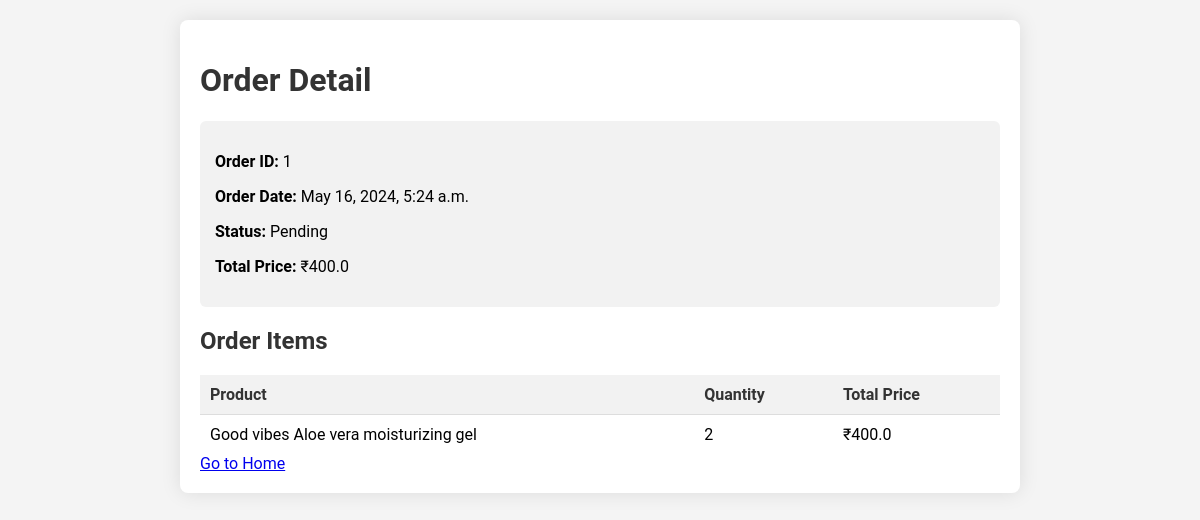
The app's page /order_detail/1/ (signed in) with its own data.
### beautystore_app/models.py (models this page shows, shortened)
class Order(models.Model):
    STATUS_CHOICES = [
        ('Pending', 'Pending'),
        ('Placed', 'placed'),
        ('Shipped', 'Shipped'),
        ('Delivered', 'Delivered'),
    ]
    customer = models.ForeignKey(Customer, on_delete=models.CASCADE)
    address = models.ForeignKey(Address, on_delete=models.CASCADE)
    order_date = models.DateTimeField(default=timezone.now)
    status = models.CharField(max_length=20, choices=STATUS_CHOICES, default='Pending')
    def total_price(self):
        return sum(item.total_price() for item in self.orderitem_set.all())

class OrderItem(models.Model):
    order = models.ForeignKey(Order, on_delete=models.CASCADE)
    product = models.ForeignKey(Product, on_delete=models.CASCADE)
    quantity = models.PositiveIntegerField()
    def total_price(self):
        return self.product.price * self.quantity

class Product(models.Model):
    name = models.CharField(max_length=255)
    price = models.FloatField()
    stock = models.IntegerField()
    image = models.ImageField(upload_to='product_images/')
    description = models.TextField()
    quantity_available = models.PositiveIntegerField(default=0)
    brand = models.CharField(max_length=255)
    expiry_date = models.DateField(null=True, blank=True)
    skin_concern = models.CharField(max_length=255, null=True, blank=True)
    skin_type = models.CharField(max_length=255, null=True, blank=True)
    ingredients = models.TextField(null=True, blank=True)
    product_type = models.CharField(max_length=255, null=True, blank=True)
    country_of_origin = models.CharField(max_length=255, null=True, blank=True)
    seller = models.ForeignKey(Seller, on_delete=models.CASCADE)
    subcategory = models.ForeignKey(Subcategory, on_delete=models.CASCADE)
    quantity_in_stock = models.PositiveIntegerField(default=0)
    reorder_level = models.PositiveIntegerField(default=0)
    cost = models.DecimalField(max_digits=10, decimal_places=2,default=100)

### beautystore_app/views.py (the view)
# urls.py: path('order_detail/<int:order_id>/', views.order_detail, name='order_detail'),
@login_required
def order_detail(request, order_id):
    order = get_object_or_404(Order, id=order_id)
    context = {
        'order': order,
    }
    return render(request, 'order_detail.html', context)

### templates/order_detail.html (shortened to what this page needs)
<!DOCTYPE html>
<html lang="en">
<head>
</head>
<body>
    <div class="container">
        <h1>Order Detail</h1>
        <div class="order-info">
            <p><strong>Order ID:</strong> {{ order.id }}</p>
            <p><strong>Order Date:</strong> {{ order.order_date }}</p>
            <p><strong>Status:</strong> {{ order.status }}</p>
            <p><strong>Total Price:</strong> ₹{{ order.total_price }}</p>
        </div>
        <h2>Order Items</h2>
        <table class="order-items">
            <thead>
                <tr>
                    <th>Product</th>
                    <th>Quantity</th>
                    <th>Total Price</th>
                </tr>
            </thead>
            <tbody>
                {% for order_item in order.orderitem_set.all %}
                <tr>
                    <td>{{ order_item.product.name }}</td>
                    <td>{{ order_item.quantity }}</td>
                    <td>₹{{ order_item.total_price }}</td>
                </tr>
                {% empty %}
                <tr>
                    <td colspan="3" class="no-items">No items in this order.</td>
                </tr>
                {% endfor %}
            </tbody>
        </table>
        <a href="{% url 'index' %}">
            <a href="/" class="btn">Go to Home</a>
          </a>
    </div>
</body>
</html>

### templates/order_detail.html (style rules this page uses)
body { font-family: 'Roboto', sans-serif; background-color: #f4f4f4; margin: 0; padding: 0; }
.container { max-width: 800px; margin: 20px auto; background-color: #ffffff; padding: 20px; border-radius: 8px; box-shadow: 0 0 20px rgba(0, 0, 0, 0.1); }
h1, h2 { color: #333333; }
table { width: 100%; border-collapse: collapse; margin-top: 20px; }
th, td { border: 1px solid #dddddd; padding: 12px; text-align: left; }
th { background-color: #f2f2f2; font-weight: bold; }
.order-info { background-color: #f2f2f2; padding: 15px; border-radius: 6px; margin-bottom: 20px; }
.order-items th, .order-items td { border: none; border-bottom: 1px solid #dddddd; padding: 10px; }
.order-items th { font-weight: bold; color: #333333; }
.order-items tr:last-child td { border-bottom: none; }

### records on screen
Order: id "1", order_date "May 16, 2024, 5:24 a.m.", status "Pending", total_price "400.0"
OrderItem: product.name "Good vibes Aloe vera moisturizing gel", quantity "2", total_price "400.0"
